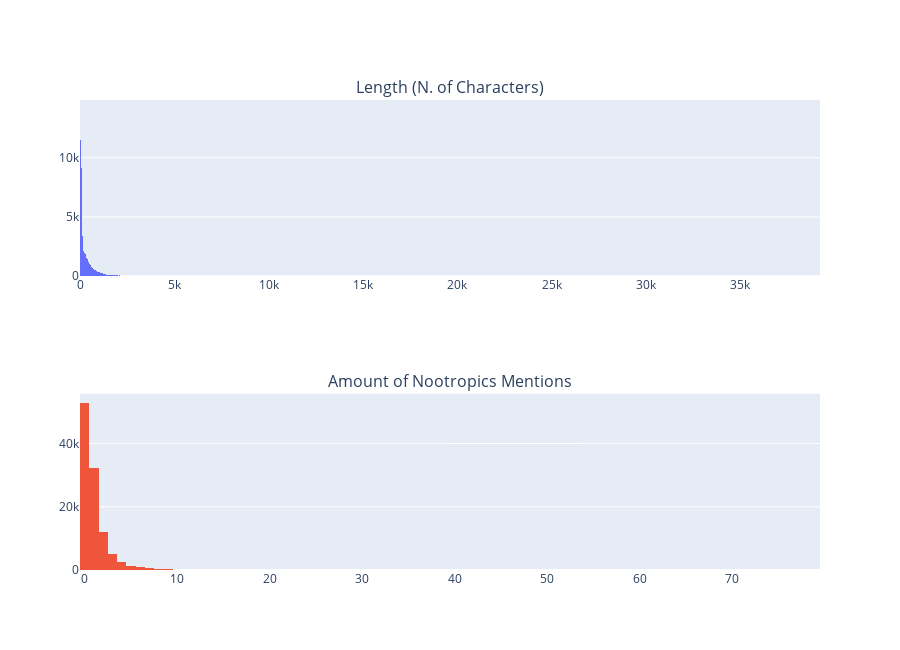

Notebook cell for this chart:
### Markdown cell above
This is all nice said and done, but it doesn't give us any information on the spread of those metrics. For that, let's look at some histograms instead:

### Code cell
printmd("Reddit Dataset:")
lf.get_reddit_plots_figure()

### Figure 1 — Plotly figure (JSON) as saved in the notebook; plotly's stock layout.template omitted (floating-point values rounded to 4 significant figures; data arrays with more than 128 entries replaced by an {"elided": "..."} marker saying what was removed)
{"data": [{"hovertemplate": "Length (N. of Characters):  %{x} <br>Number of posts:  %{y}", "type": "histogram", "x": {"elided": "108588 int values"}, "xaxis": "x", "yaxis": "y"}, {"hovertemplate": "Amount of mentions:  %{x} <br>Number of posts:  %{y}", "type": "histogram", "x": {"elided": "108588 int values"}, "xaxis": "x2", "yaxis": "y2"}], "layout": {"annotations": [{"font": {"size": 16}, "showarrow": false, "text": "Length (N. of Characters)", "x": 0.5, "xanchor": "center", "xref": "paper", "y": 1, "yanchor": "bottom", "yref": "paper"}, {"font": {"size": 16}, "showarrow": false, "text": "Amount of Nootropics Mentions", "x": 0.5, "xanchor": "center", "xref": "paper", "y": 0.375, "yanchor": "bottom", "yref": "paper"}], "clickmode": "event+select", "height": 650, "showlegend": false, "xaxis": {"anchor": "y", "domain": [0, 1]}, "xaxis2": {"anchor": "y2", "domain": [0, 1]}, "yaxis": {"anchor": "x", "domain": [0.625, 1]}, "yaxis2": {"anchor": "x2", "domain": [0, 0.375]}}}
